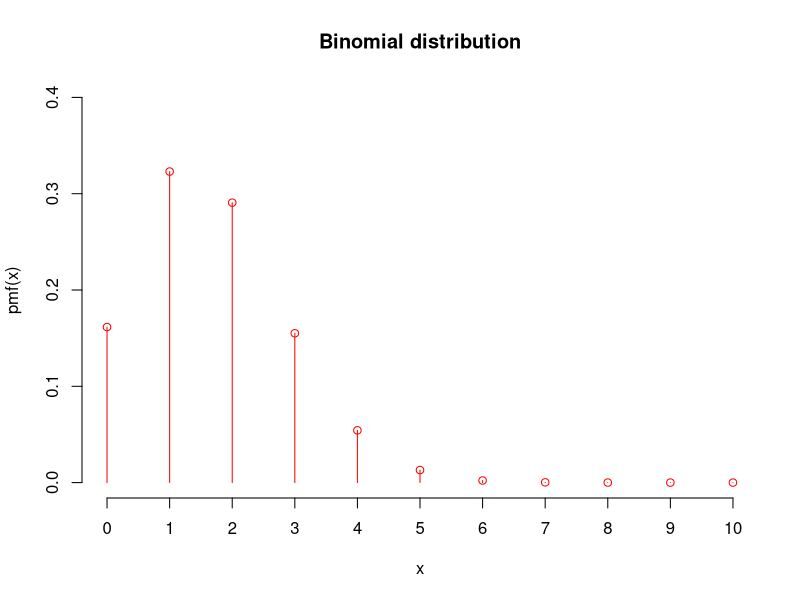
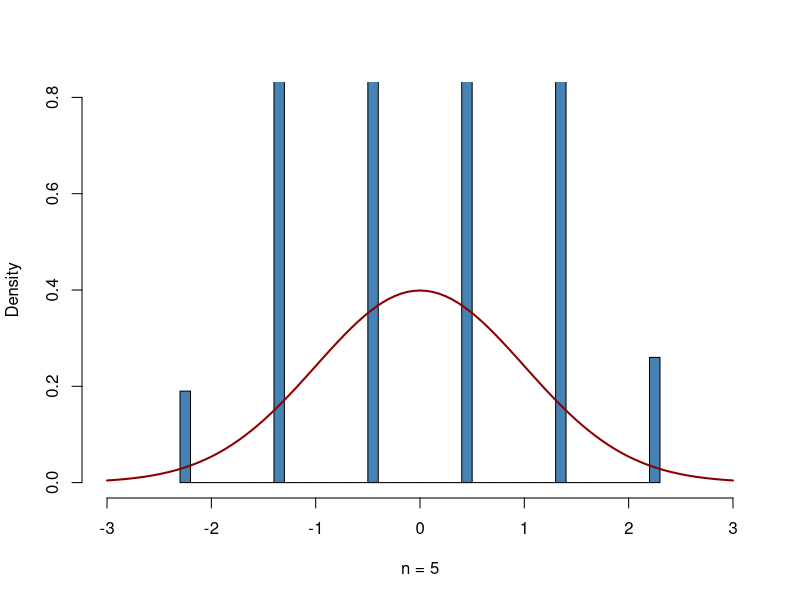
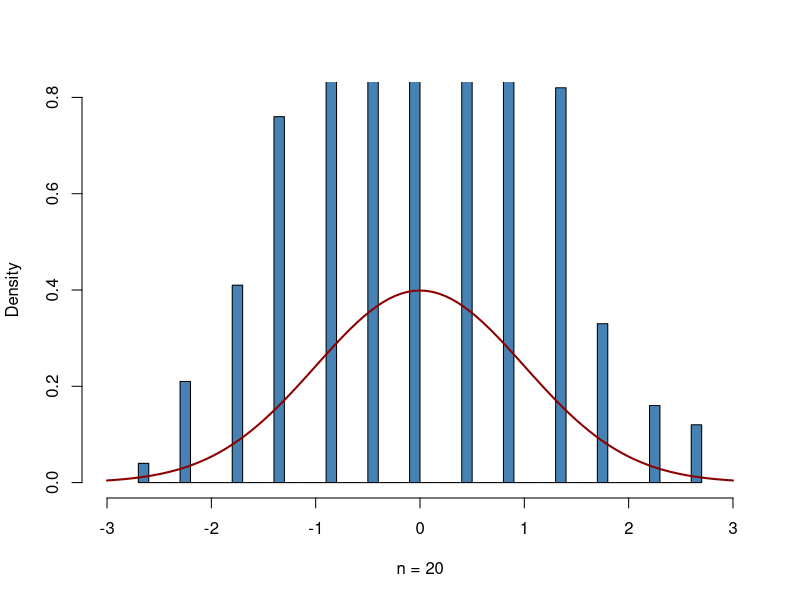
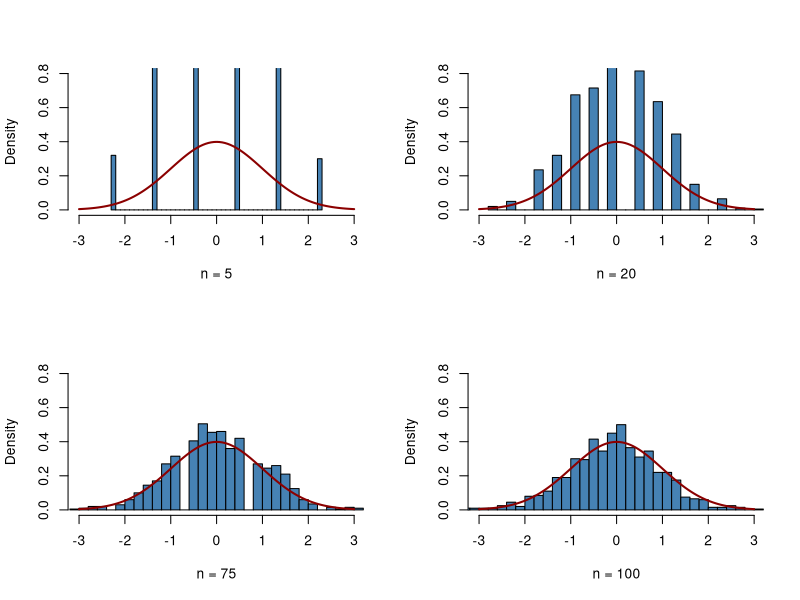

Write the R code that produced these figures, in order.
# LMS Introduction to statistics & hypothesis testing
# Jesús Urtasun Elizari - LMS Bioinformatics
# November 2023

library("ggplot2")

# Chapter 2. The central limit theorem

# Consider a binomial distributed variable
n <- 10
p <- 1/6
x <- 0:n
pmf <- dbinom(x, n, p)

# Plot probability mass function
plot(x, pmf, main = "Binomial distribution", 
     ylim = c(0, 0.4), xlab = "x", ylab = "pmf(x)",
     type = "h", col = "red", axes = FALSE)
points(x, pmf, col = "red")
axis(side = 1, at = 0:10)
axis(side = 2)

# i) Small sample size .......................................................

# Sample size and number of repetitions
n = 5
reps <- 1000

# Initialize the vector of sample means and std sample means
sample_mean <- rep(0, reps)
std_sample_mean <- rep(0, reps)

# Loop over repetitions
for (i in 1:reps) {
      x <- rbinom(n, 1, 0.5)
      sample_mean[i] <- mean(x)
      std_sample_mean[i] <- sqrt(n) * (mean(x) - 0.5) / 0.5
}

# Histogram of mean values
hist(std_sample_mean,
     col = "steelblue",
     freq = FALSE,
     breaks = 40,
     xlim = c(-3, 3),
     ylim = c(0, 0.8),
     xlab = paste("n =", n),
     main = "")

# Overlay normal distribution N(0,1)
curve(dnorm(x),
      lwd = 2,
      col = "darkred",
      add = TRUE)

# ii) Large sample size .......................................................

# Sample size and number of repetitions
n = 20
reps <- 1000

# Initialize the vector of sample means and std sample means
sample_mean <- rep(0, reps)
std_sample_mean <- rep(0, reps)

# Loop over repetitions
for (i in 1:reps) {
      x <- rbinom(n, 1, 0.5)
      sample_mean[i] <- mean(x)
      std_sample_mean[i] <- sqrt(n) * (mean(x) - 0.5) / 0.5
}

# Histogram of mean values
hist(std_sample_mean,
     col = "steelblue",
     freq = FALSE,
     breaks = 40,
     xlim = c(-3, 3),
     ylim = c(0, 0.8),
     xlab = paste("n =", n),
     main = "")

# Overlay normal distribution N(0,1)
curve(dnorm(x),
      lwd = 2,
      col = "darkred",
      add = TRUE)

# iii) Iterate over sample sized ..............................................

# Set sample sizes
sample.sizes <- c(5, 20, 75, 100)

# Subdivide plot panel
par(mfrow = c(2, 2))

# Iterate over sample sizes
for (n in sample.sizes) {
      
      # Initialize the vector of sample means and std sample means
      sample_mean <- rep(0, reps)
      std_sample_mean <- rep(0, reps)
      
      # Loop over repetitions
      for (i in 1:reps) {
            x <- rbinom(n, 1, 0.5)
            sample_mean[i] <- mean(x)
            std_sample_mean[i] <- sqrt(n) * (mean(x) - 0.5) / 0.5
      }
      
      # Histogram of mean values
      hist(std_sample_mean,
           col = "steelblue",
           freq = FALSE,
           breaks = 40,
           xlim = c(-3, 3),
           ylim = c(0, 0.8),
           xlab = paste("n =", n),
           main = "")
      
      # Overlay normal distribution N(0,1)
      curve(dnorm(x),
            lwd = 2,
            col = "darkred",
            add = TRUE)

}
